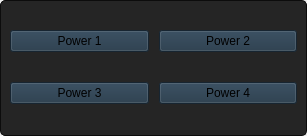
<?xml version="1.0" encoding="UTF-8"?>
<ui version="4.0">
 <class>DevicePowerWidget</class>
 <widget class="QWidget" name="DevicePowerWidget">
  <property name="geometry">
   <rect>
    <x>0</x>
    <y>0</y>
    <width>307</width>
    <height>136</height>
   </rect>
  </property>
  <property name="windowTitle">
   <string>Form</string>
  </property>
  <property name="styleSheet">
   <string notr="true">#centralWidget {
	background-color: #252525;
	border: 1px Solid #0C0C0C;
	border-radius: 5px;
}

QPushButton {
	background-color: #203445;
}

QPushButton:checked {
	background-color: #1FA3EC;
}
</string>
  </property>
  <layout class="QVBoxLayout" name="verticalLayout">
   <property name="spacing">
    <number>0</number>
   </property>
   <property name="leftMargin">
    <number>0</number>
   </property>
   <property name="topMargin">
    <number>0</number>
   </property>
   <property name="rightMargin">
    <number>0</number>
   </property>
   <property name="bottomMargin">
    <number>0</number>
   </property>
   <item>
    <widget class="QWidget" name="centralWidget" native="true">
     <layout class="QGridLayout" name="gridLayout">
      <property name="leftMargin">
       <number>10</number>
      </property>
      <property name="topMargin">
       <number>10</number>
      </property>
      <property name="rightMargin">
       <number>10</number>
      </property>
      <property name="bottomMargin">
       <number>10</number>
      </property>
      <property name="spacing">
       <number>10</number>
      </property>
      <item row="1" column="1">
       <widget class="QPushButton" name="power4">
        <property name="text">
         <string>Power 4</string>
        </property>
        <property name="checkable">
         <bool>true</bool>
        </property>
       </widget>
      </item>
      <item row="1" column="0">
       <widget class="QPushButton" name="power3">
        <property name="text">
         <string>Power 3</string>
        </property>
        <property name="checkable">
         <bool>true</bool>
        </property>
       </widget>
      </item>
      <item row="0" column="1">
       <widget class="QPushButton" name="power2">
        <property name="text">
         <string>Power 2</string>
        </property>
        <property name="checkable">
         <bool>true</bool>
        </property>
       </widget>
      </item>
      <item row="0" column="0">
       <widget class="QPushButton" name="power1">
        <property name="text">
         <string>Power 1</string>
        </property>
        <property name="checkable">
         <bool>true</bool>
        </property>
       </widget>
      </item>
     </layout>
    </widget>
   </item>
  </layout>
 </widget>
 <resources/>
 <connections/>
</ui>
